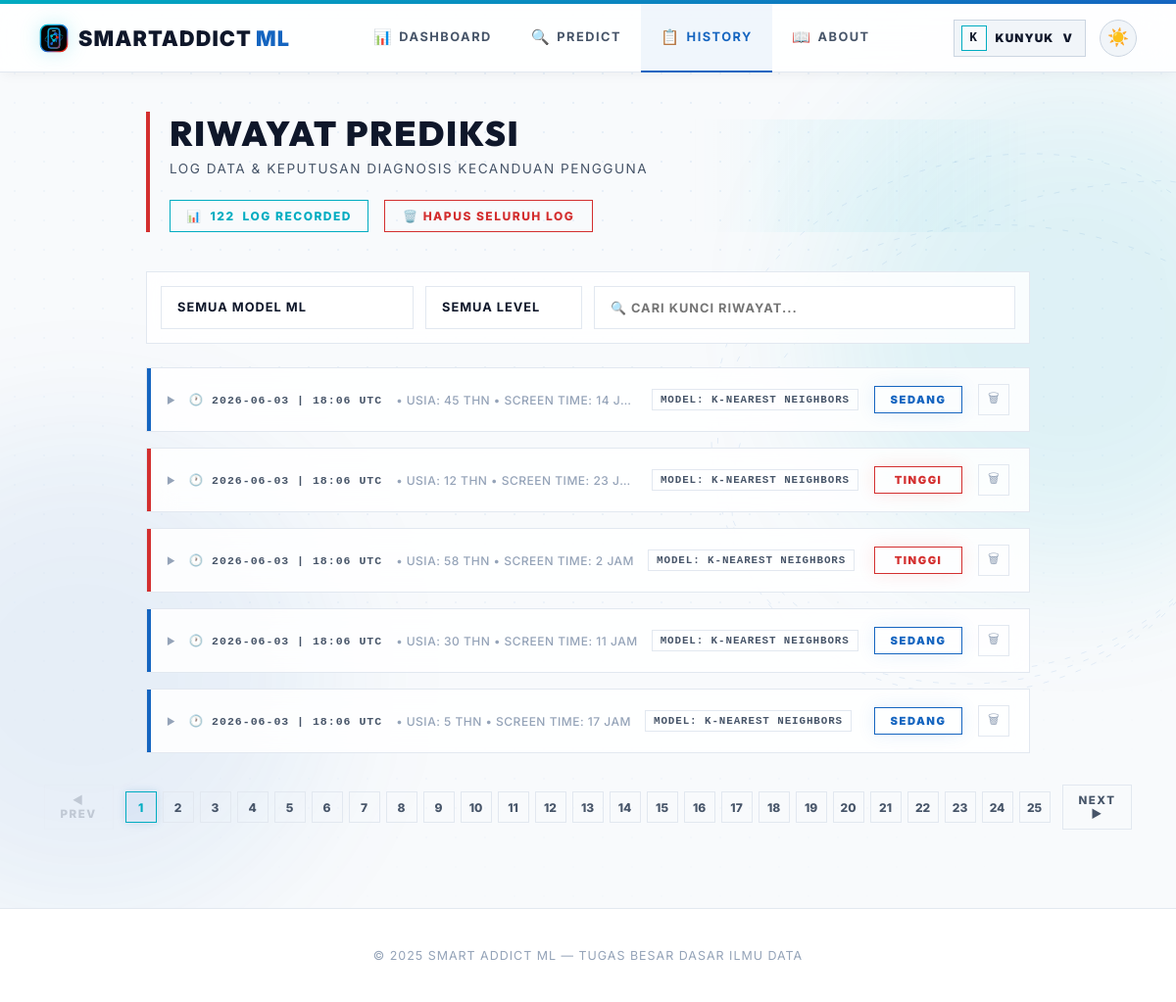
The app's page /history (signed in) with its own data.
### smartaddict/models/user.py (models this page shows, shortened)
class User(UserMixin, db.Model):
    id = db.Column(db.Integer, primary_key=True)
    username = db.Column(db.String(80), unique=True, nullable=False)
    password_hash = db.Column(db.String(200), nullable=False)
    role = db.Column(db.String(10), default="user")
    created_at = db.Column(db.DateTime, default=datetime.utcnow)
    predictions = db.relationship("Prediction", backref="user", lazy=True)
    @property
    def is_admin(self):
        return self.role == "admin"

### smartaddict/models/prediction.py (models this page shows)
class Prediction(db.Model):
    id = db.Column(db.Integer, primary_key=True)
    user_id = db.Column(db.Integer, db.ForeignKey("user.id"), nullable=False)
    model_name = db.Column(db.String(50), nullable=False)
    input_values = db.Column(db.Text, nullable=False)
    result = db.Column(db.String(20), nullable=False)
    prediction_raw = db.Column(db.Integer, nullable=False)
    timestamp = db.Column(db.DateTime, default=datetime.utcnow)
    @property
    def input_list(self):
        return json.loads(self.input_values)

### smartaddict/routes/user_routes.py (the view)
@user_bp.route("/history", endpoint='history_page')
@login_required
def history_page():
    user_preds = Prediction.query.filter_by(user_id=current_user.id).order_by(Prediction.timestamp.desc()).all()
    return render_template("history.html", predictions=user_preds, active_page='history')

### app.py (called while the page is built)
@app.after_request
def add_no_cache(response):
    response.headers['Cache-Control'] = 'no-store, no-cache, must-revalidate, max-age=0'
    response.headers['Pragma'] = 'no-cache'
    response.headers['Expires'] = '0'
    return response

@login_manager.user_loader
def load_user(user_id):
    try:
        return User.query.get(int(user_id))
    except Exception:
        return None

### templates/history.html (shortened to what this page needs)
{% extends "base.html" %}
{% block content %}
<main class="content">
    <div class="page-header">
        <h1>RIWAYAT PREDIKSI</h1>
        <p>LOG DATA & KEPUTUSAN DIAGNOSIS KECANDUAN PENGGUNA</p>
        {% if predictions %}
        <div class="header-actions">
            <div class="count-badge">📊 <span id="visibleCount">{{ predictions|length }}</span> LOG RECORDED</div>
            <form method="post" action="{{ url_for('user.clear_my_history') }}" style="display:inline" onsubmit="return confirm('APAKAH ANDA YAKIN INGIN MENGHAPUS SELURUH LOG RIWAYAT?')">
                <button type="submit" class="btn-danger">🗑️ HAPUS SELURUH LOG</button>
            </form>
        </div>
        {% endif %}
    </div>
    {% if predictions %}
    <div class="filter-bar">
        <select id="filterModel" onchange="applyFilters()">
            <option value="">SEMUA MODEL ML</option>
        </select>
        <select id="filterLevel" onchange="applyFilters()">
            <option value="">SEMUA LEVEL</option>
        </select>
        <input type="text" id="filterSearch" placeholder="🔍 CARI KUNCI RIWAYAT..." oninput="applyFilters()">
    </div>
    <div class="history-list" id="historyList">
        {% for entry in predictions %}
        {% set level_class = 'level-rendah' if entry.result == 'Rendah' else ('level-sedang' if entry.result == 'Sedang' else 'level-tinggi') %}
        {% set inputs = entry.input_list %}
        <div class="history-card {{ level_class }}" style="animation-delay: {{ loop.index0 * 0.05 }}s" data-model="{{ entry.model_name }}" data-level="{{ entry.result }}" data-text="{{ entry.model_name }} {{ entry.result }} {{ entry.timestamp }}">
            <div class="history-main-row" onclick="toggleCard(this.closest('.history-card'))">
                <div class="toggle-area">
                    <span class="expand-icon">▶</span>
                    <span class="history-timestamp">🕐 {{ entry.timestamp.strftime('%Y-%m-%d | %H:%M UTC') }}</span>
                    {% set is_new = inputs|length >= 10 %}
                    <span class="history-summary-text">
                        {% if is_new %}
                            • Usia: {{ inputs[0] | round | int }} thn • Screen Time: {{ inputs[2] | round | int }} jam
                        {% else %}
                            • Data: {{ inputs | length }} fitur
                        {% endif %}
                    </span>
                    <span class="history-model-chip">MODEL: {{ entry.model_name | upper }}</span>
                </div>
                <div class="result-badge {{ level_class }}">{{ entry.result }}</div>
                        <form method="post" action="{{ url_for('user.delete_prediction', pred_id=entry.id) }}" onsubmit="return confirm('HAPUS LOG DIAGNOSIS INI?')" onclick="event.stopPropagation()">
                    <button type="submit" class="delete-btn" title="Hapus Log">🗑</button>
                </form>
            </div>
        </div>
        {% endfor %}
    </div>
    <div class="pagination-container" id="paginationContainer">
        <button class="pager-btn" id="prevBtn" onclick="changePage(-1)">◀ PREV</button>
        <div class="page-numbers" id="pageNumbers"></div>
        <button class="pager-btn" id="nextBtn" onclick="changePage(1)">NEXT ▶</button>
    </div>
    {% endif %}
</main>
{% endblock %}

### templates/base.html (shortened to what this page needs)
<!doctype html>
<html lang="id" data-theme="light">
<head>
</head>
<body>
    <div class="navbar-wrap">
        <nav class="navbar">
            <a href="{{ url_for('user.dashboard') }}" class="logo" style="text-decoration:none">
                <img class="logo-mark" src="{{ url_for('static', filename='img/smartaddict-logo.svg') }}" alt="" aria-hidden="true">
                <span>SmartAddict<span style="color:var(--m-blue-dark); font-weight: 900; margin-left: 4px;">ML</span></span>
            </a>
            <div class="nav-center">
                {% if current_user.is_authenticated and current_user.is_admin %}
                <a href="{{ url_for('admin.admin_dashboard') }}" {% if active_page == 'admin_dashboard' %}class="active"{% endif %}><span class="nav-icon">🛡️</span>Admin</a>
                <a href="{{ url_for('admin.admin_history') }}" {% if active_page == 'admin_history' %}class="active"{% endif %}><span class="nav-icon">📋</span>History</a>
                <a href="{{ url_for('admin.admin_users') }}" {% if active_page == 'admin_users' %}class="active"{% endif %}><span class="nav-icon">👥</span>Users</a>
                <a href="{{ url_for('user.about') }}" {% if active_page == 'about' %}class="active"{% endif %}><span class="nav-icon">📖</span>About</a>
                {% elif current_user.is_authenticated %}
                <a href="{{ url_for('user.dashboard') }}" {% if active_page == 'dashboard' %}class="active"{% endif %}><span class="nav-icon">📊</span>Dashboard</a>
                <a href="{{ url_for('user.predict') }}" {% if active_page == 'predict' %}class="active"{% endif %}><span class="nav-icon">🔍</span>Predict</a>
                <a href="{{ url_for('user.history_page') }}" {% if active_page == 'history' %}class="active"{% endif %}><span class="nav-icon">📋</span>History</a>
                <a href="{{ url_for('user.about') }}" {% if active_page == 'about' %}class="active"{% endif %}><span class="nav-icon">📖</span>About</a>
                {% else %}
                <a href="{{ url_for('user.dashboard') }}" {% if active_page == 'dashboard' %}class="active"{% endif %}><span class="nav-icon">📊</span>Dashboard</a>
                <a href="{{ url_for('user.about') }}" {% if active_page == 'about' %}class="active"{% endif %}><span class="nav-icon">📖</span>About</a>
                {% endif %}
            </div>
            <div class="nav-actions">
                {% if current_user.is_authenticated %}
                <div class="profile-menu" id="profileMenu">
                    <button type="button" class="profile-chip {% if active_page == 'profile' %}active{% endif %}" onclick="toggleProfileMenu(event)" aria-expanded="false" aria-controls="profileDropdown">
                        <span class="profile-chip-avatar">{{ current_user.username[0]|upper }}</span>
                        <span class="profile-chip-name">{{ current_user.username }}</span>
                        <span aria-hidden="true">v</span>
                    </button>
                </div>
                {% else %}
                <a href="{{ url_for('auth.login') }}" class="btn-nav-login">Login</a>
                {% endif %}
                <button class="theme-toggle" id="themeToggle" onclick="toggleTheme()" title="Toggle tema">
                    <span id="themeIcon">🌙</span>
                </button>
            </div>
        </nav>
    </div>
    <div class="nav-spacer"></div>
    <div class="sa-bg-stage" aria-hidden="true">
        <div class="sa-bg-glow sa-bg-glow-b"></div>
    </div>
    {% block content %}{% endblock %}
    {% block footer %}
    <footer class="footer">
        <p>© 2025 Smart Addict ML — Tugas Besar Dasar Ilmu Data</p>
    </footer>
    {% endblock %}
</body>
</html>

### records on screen
User: username "K", username "KUNYUK"
Prediction: timestamp "2026-06-03 | 18:06 UTC", inputs "45", inputs "14", model_name "K-NEAREST NEIGHBORS", result "SEDANG"
Prediction: timestamp "2026-06-03 | 18:06 UTC", inputs "12", inputs "23", model_name "K-NEAREST NEIGHBORS", result "TINGGI"
Prediction: timestamp "2026-06-03 | 18:06 UTC", inputs "58", prediction_raw "2", model_name "K-NEAREST NEIGHBORS", result "TINGGI"
Prediction: timestamp "2026-06-03 | 18:06 UTC", inputs "30", inputs "11", model_name "K-NEAREST NEIGHBORS", result "SEDANG"
Prediction: timestamp "2026-06-03 | 18:06 UTC", user "5", inputs "17", model_name "K-NEAREST NEIGHBORS", result "SEDANG"

### other values on screen
{{ predictions|length }} "122"
